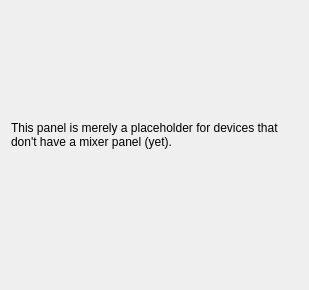
<?xml version="1.0" encoding="UTF-8"?>
<ui version="4.0">
 <comment>Copyright (C) 2005-2008 by Pieter Palmers
	
	This file is part of FFADO
	FFADO = Free FireWire (pro-)audio drivers for linux
	
	FFADO is based upon FreeBoB.
	
	This program is free software: you can redistribute it and/or modify
	it under the terms of the GNU General Public License as published by
	the Free Software Foundation, either version 2 of the License, or
	(at your option) version 3 of the License.
	
	This program is distributed in the hope that it will be useful,
	but WITHOUT ANY WARRANTY; without even the implied warranty of
	MERCHANTABILITY or FITNESS FOR A PARTICULAR PURPOSE.  See the
	GNU General Public License for more details.
</comment>
 <class>DummyMixerUI</class>
 <widget class="QWidget" name="DummyMixerUI">
  <property name="geometry">
   <rect>
    <x>0</x>
    <y>0</y>
    <width>309</width>
    <height>290</height>
   </rect>
  </property>
  <property name="windowTitle">
   <string>Dummy Panel</string>
  </property>
  <layout class="QGridLayout">
   <item row="0" column="0" colspan="2">
    <widget class="QLabel" name="textLabel1">
     <property name="text">
      <string>This panel is merely a placeholder for devices that don't have a mixer panel (yet).</string>
     </property>
     <property name="alignment">
      <set>Qt::AlignVCenter</set>
     </property>
     <property name="wordWrap">
      <bool>true</bool>
     </property>
    </widget>
   </item>
   <item row="1" column="0">
    <spacer>
     <property name="orientation">
      <enum>Qt::Horizontal</enum>
     </property>
     <property name="sizeType">
      <enum>QSizePolicy::Expanding</enum>
     </property>
     <property name="sizeHint" stdset="0">
      <size>
       <width>40</width>
       <height>20</height>
      </size>
     </property>
    </spacer>
   </item>
  </layout>
 </widget>
 <layoutdefault spacing="6" margin="11"/>
 <pixmapfunction>qPixmapFromMimeSource</pixmapfunction>
 <resources/>
 <connections/>
</ui>
